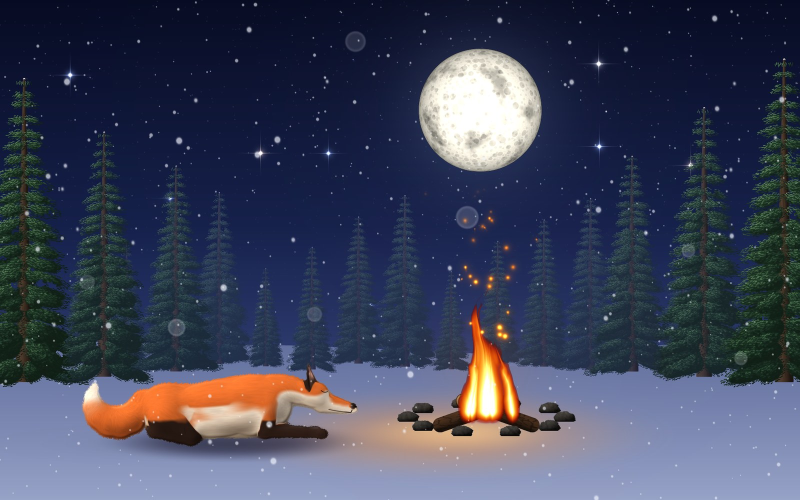
#> input picture gallery/studio/campfire_fox.jpg, 1600 x 1000 px (shown at 1/2 size)
$ python -i vision.py   (imports and definitions only)
#> lines starting #> are read from the running program, lines starting #| are printed output that depends on the picture
# -*- coding: utf-8 -*-
"""Helpers that make images easier for a vision-language model (VLM) to *inspect*.

VLMs judge overall look well but are poor at reading exact positions, small details, and tonal structure.
These helpers turn an image into views that fix that:

* ``guides(img)``        coordinate grid with labelled fractions (+ rule of thirds) → read positions precisely
* ``zoom(img, box)``     crop a region (fractions or px) and enlarge it, with labelled edges → inspect details
* ``value_map(img, n)``  blurred, posterised luminance ("notan" / squint test) → is the composition readable?
* ``edge_map(img)``      gradient magnitude → are silhouettes crisp, are layers separated, where is detail?
* ``contact_sheet(...)`` labelled grid of many images → compare iterations, seeds, parameter sweeps, stages
* ``stage(cv, label)``   record intermediate canvases during a render (``tools/render.py --stages``)
* ``critique(img)``      structured warnings (rule, severity, where, value, threshold, fix) from cheap image checks
* ``image_stats(img)``   size, luminance percentiles, clipping as a dict

All functions take a PIL image, a path, a Canvas, or an (H, W, 3) array, and return a PIL RGB image.
"""
from __future__ import annotations

import numpy as np
from PIL import Image, ImageDraw, ImageFilter

_RES = getattr(Image, "Resampling", Image)

__all__ = ["to_pil", "label_font", "guides", "zoom", "value_map", "edge_map", "contact_sheet",
           "stage", "stages_enabled", "enable_stages", "take_stages",
           "critique", "format_warning", "image_stats", "trace_event"]


def to_pil(img):
    if isinstance(img, Image.Image):
        return img.convert("RGB")
    if isinstance(img, str):
        return Image.open(img).convert("RGB")
    if hasattr(img, "to_pil"):
        return img.to_pil()
    a = np.asarray(img, np.float32)
    if a.ndim == 2:
        a = np.repeat(a[..., None], 3, -1)
    if a.max() <= 1.0 + 1e-6:
        a = a * 255
    return Image.fromarray(np.clip(a + 0.5, 0, 255).astype(np.uint8))


def label_font(size=14):
    from .text import load_font
    return load_font(None, size, bold=True)


# [5 lines left out: function _tag, not called in this run]


def _fit(im, max_w):
    if max_w and im.width > max_w:
        im = im.resize((max_w, max(1, round(im.height * max_w / im.width))), _RES.LANCZOS)
    return im


# [77 lines left out: functions guides, _box_px, zoom, not called in this run]


def _luma(im):
    a = np.asarray(im, np.float32) / 255
    return a @ np.array([0.299, 0.587, 0.114], np.float32)


def value_map(img, levels=4, blur=0.004, max_width=960):
    """Squint test: blur (fraction of width) then posterise luminance into ``levels`` grey steps.

    A strong picture still reads clearly here: a few big value masses, the focal point at the extreme value.
    Returns (image, fractions per level from dark to light).
    """
    im = _fit(to_pil(img), max_width)
    if blur:
        im = im.filter(ImageFilter.GaussianBlur(max(0.5, blur * im.width)))
    L = _luma(im)
    q = np.clip((L * levels).astype(int), 0, levels - 1)
    grey = (q / max(levels - 1, 1) * 255).astype(np.uint8)
    frac = np.bincount(q.ravel(), minlength=levels) / q.size
    return Image.fromarray(grey).convert("RGB"), frac


# [38 lines left out: functions edge_map, contact_sheet, not called in this run]


# ------------------------------------------------------------------ render stages

_STAGES = {"on": False, "items": [], "pending": None, "width": 480, "target": None, "canvas": None}


# [10 lines left out: functions enable_stages, _track, not called in this run]


def stages_enabled():
    return _STAGES["on"]


# [27 lines left out: functions stage, take_stages, not called in this run]


# ------------------------------------------------------------------ numbers: stats, critique, trace

_LUMA = np.array([0.299, 0.587, 0.114], np.float32)
SEVERITIES = ("fail", "warn", "info")


# [339 lines left out: functions _rgb01, image_stats, _warn, format_warning, _bbox_frac, _components and 4 more, not called in this run]

>>> import cv2
>>> picture = cv2.imread('../gallery/studio/campfire_fox.jpg', cv2.IMREAD_GRAYSCALE)
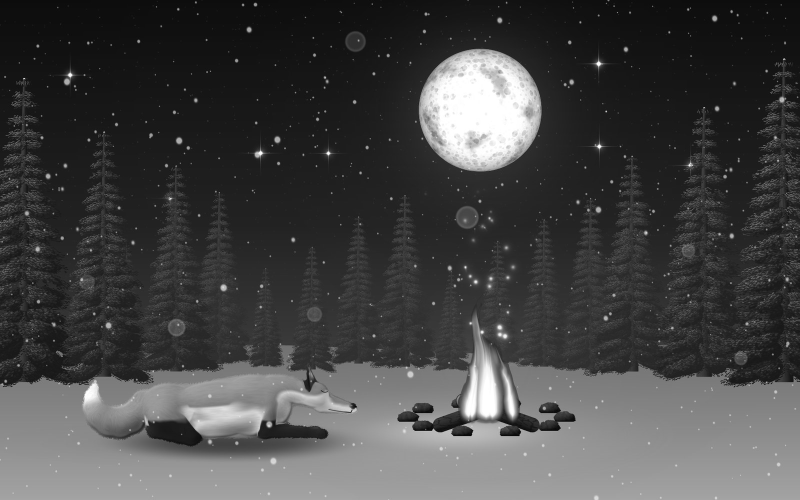
#> picture: shape (1000, 1600) (shown at 1/2 size); min 0, max 255, mean 69.1
>>> result = value_map(picture)
#> in _fit, `im = im.resize((max_w, max(1, round(im.height * max_w / im.width))), _..`:
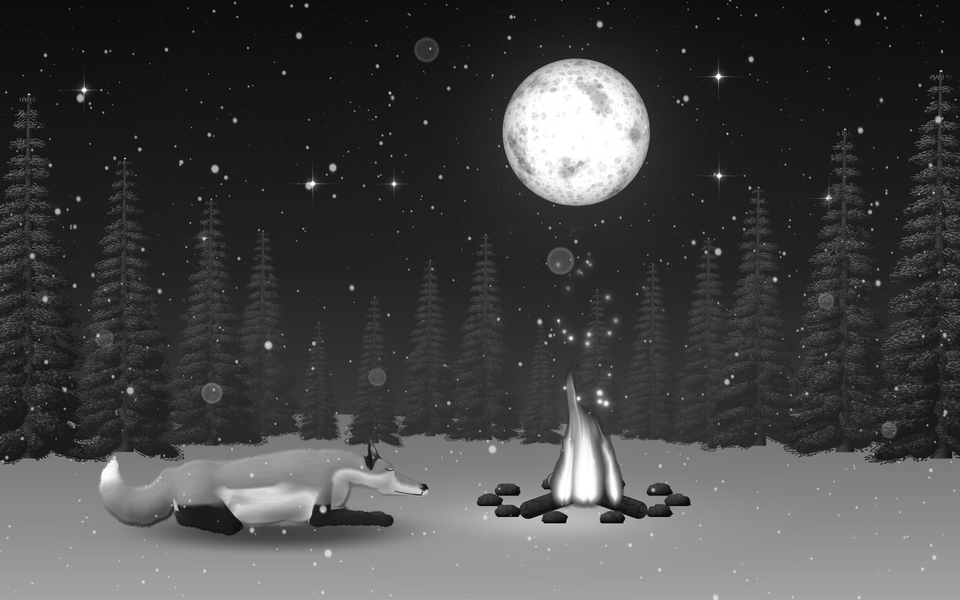
#> im: PIL image 960x600 RGB; min 0, max 255, mean 69.1
#> in value_map, `im = im.filter(ImageFilter.GaussianBlur(max(0.5, blur * im.width)))`:
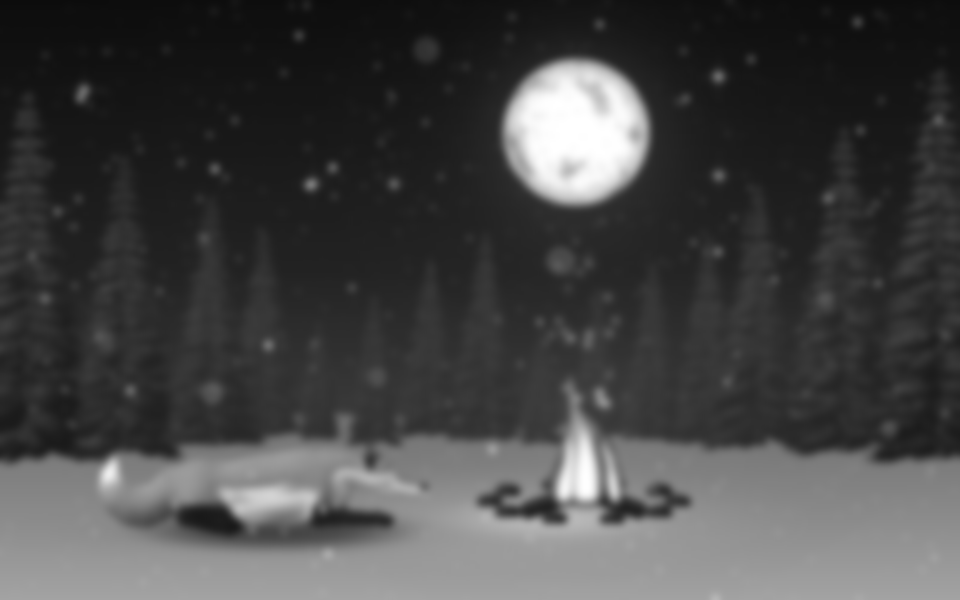
#> im: PIL image 960x600 RGB; min 12, max 255, mean 69.1
#> in value_map, `q = np.clip((L * levels).astype(int), 0, levels - 1)`:
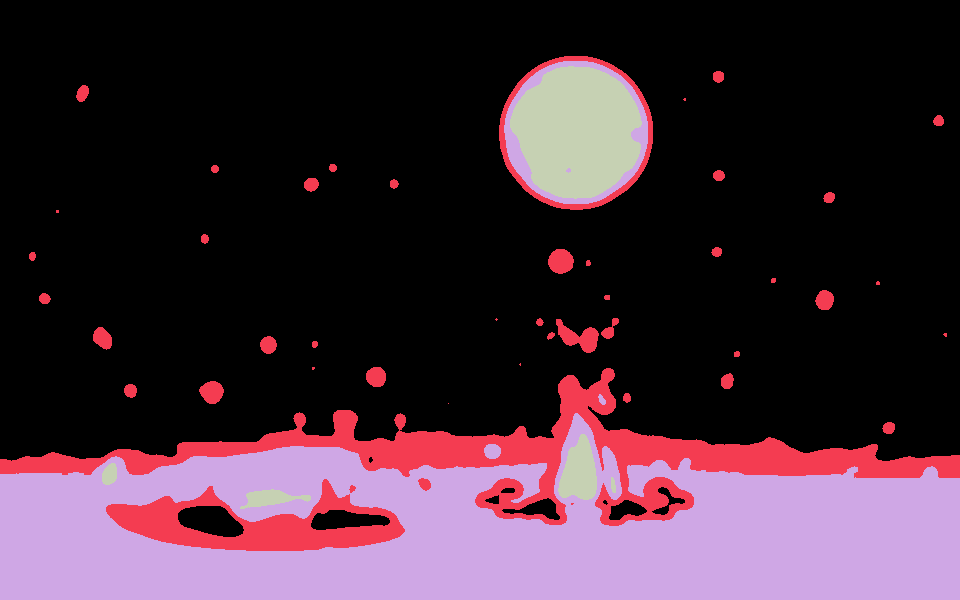
#> q: shape (600, 960) int64; 4 distinct labels, from 0 to 3; one colour per label, 0 black
#> in value_map, `grey = (q / max(levels - 1, 1) * 255).astype(np.uint8)`:
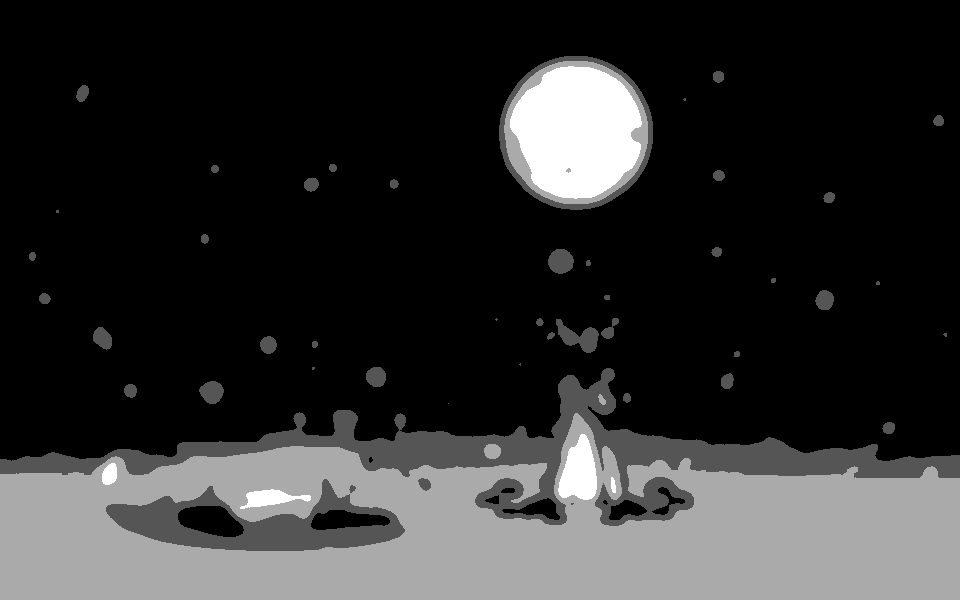
#> grey: shape (600, 960); min 0, max 255, mean 47
#> in value_map, `frac = np.bincount(q.ravel(), minlength=levels) / q.size`: frac = [0.698, 0.0786, 0.196, 0.0276]

$ run again, on gallery/studio/still_life_layers.jpg
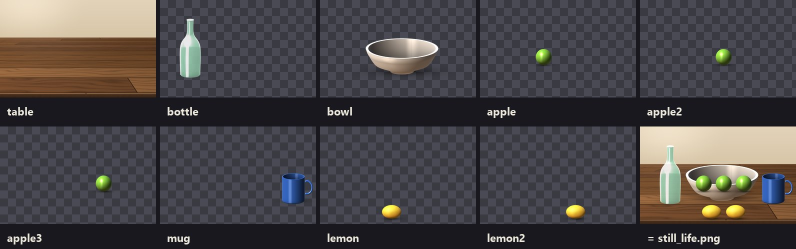
#> input picture gallery/studio/still_life_layers.jpg, 1592 x 498 px (shown at 1/2 size)
#> in value_map, `q = np.clip((L * levels).astype(int), 0, levels - 1)`:
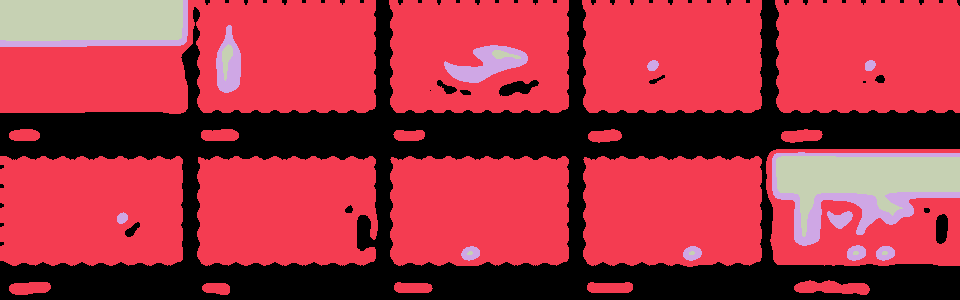
#> q: shape (300, 960) int64; 4 distinct labels, from 0 to 3; one colour per label, 0 black
#> in value_map, `grey = (q / max(levels - 1, 1) * 255).astype(np.uint8)`:
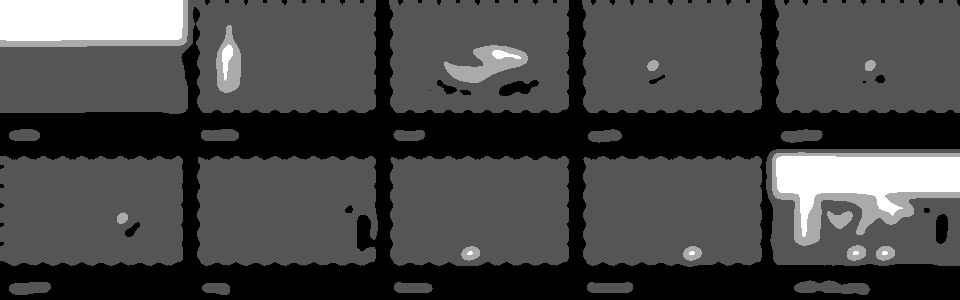
#> grey: shape (300, 960); min 0, max 255, mean 71
#> frac = [0.301, 0.615, 0.0316, 0.0526]
